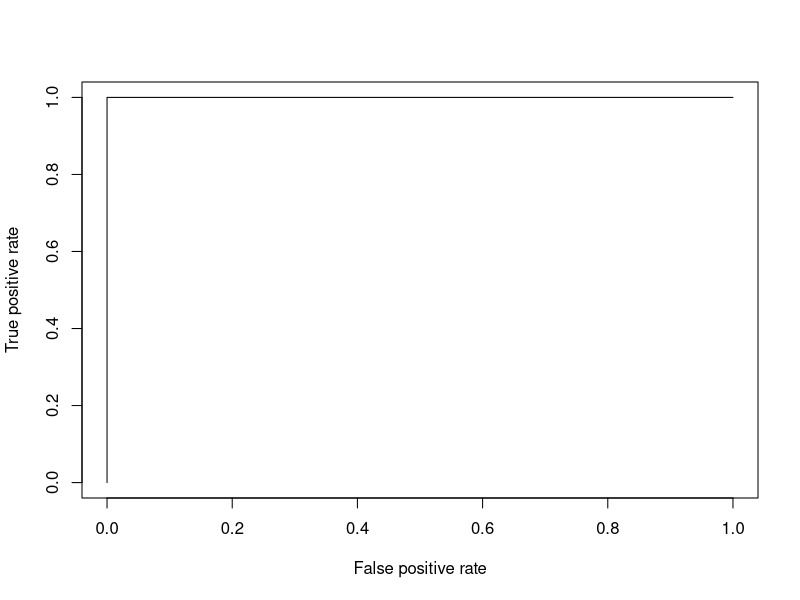
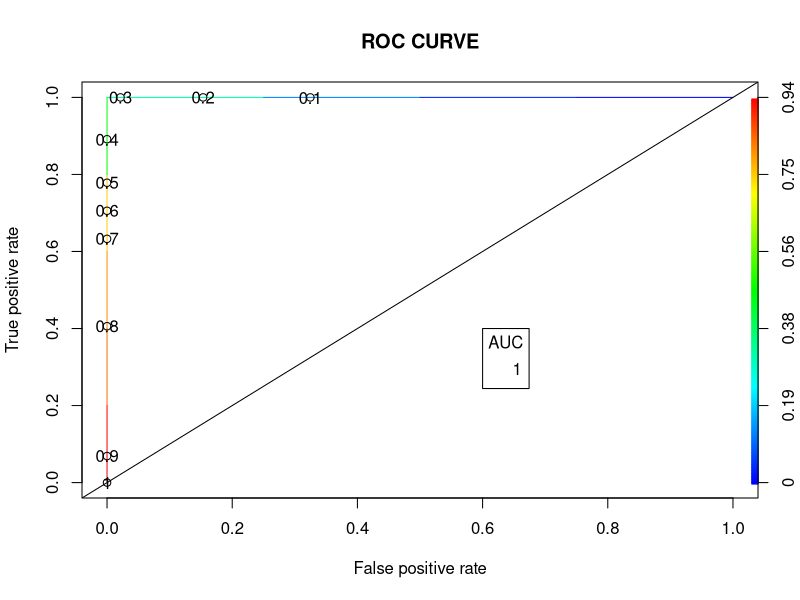
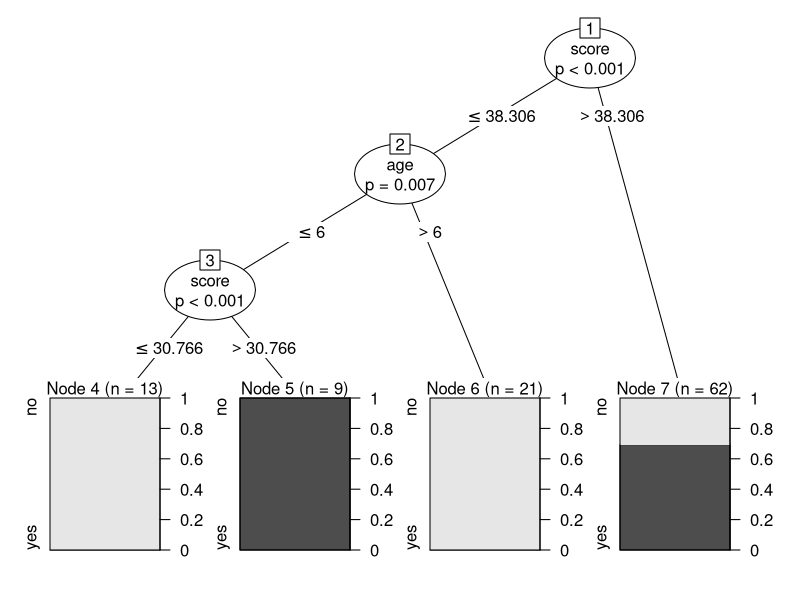

These figures' R source, in order:
## ---- chunk 1
library(dplyr)
library(caTools)
library(ROCR)
head(mtcars)
summary(mtcars)
#Splittting dataset
split<-sample.split(mtcars,SplitRatio = 0.8)
split
train_reg<-subset(mtcars,split=="TRUE")
test_reg<-subset(mtcars,split=="FALSE")
#Train the model
logistic_model<-glm(vs~wt+disp,data = train_reg,family = "binomial")
logistic_model
summary(logistic_model)
#Predict test data based on the model
predict_reg<-predict(logistic_model,test_reg,type = "response")
predict_reg
table(test_reg$vs,predict_reg)
missing_classerr<-mean(predict_reg !=test_reg$vs)
print(paste('Accuracy=',1-missing_classerr))
#ROC-AUC Curve
ROCPred<-prediction(predict_reg,test_reg$vs)
ROCPer<-performance(ROCPred, measure = "tpr",
                      x.measure = "fpr")
 
auc <- performance(ROCPred, measure = "auc")
auc <- auc@y.values[[1]]
auc
 
# Plotting curve
plot(ROCPer)
plot(ROCPer, colorize = TRUE,
     print.cutoffs.at = seq(0.1, by = 0.1),
     main = "ROC CURVE")
abline(a = 0, b = 1)
 
auc <- round(auc, 4)
legend(.6, .4, auc, title = "AUC", cex = 1)
#Classification algorithm  Decision Tree Classifier
# Load the party package. It will automatically load other
# dependent packages.
library(party)
 # Create the input data frame.
input.data <- readingSkills[c(1:105), ]
 # Give the chart file a name.
png(file = "decision_tree.png")
 # Create the tree.
  output.tree <- ctree(
  nativeSpeaker ~ age + shoeSize + score, 
  data = input.data)
 # Plot the tree.
plot(output.tree)
 # Save the file.
dev.off()
